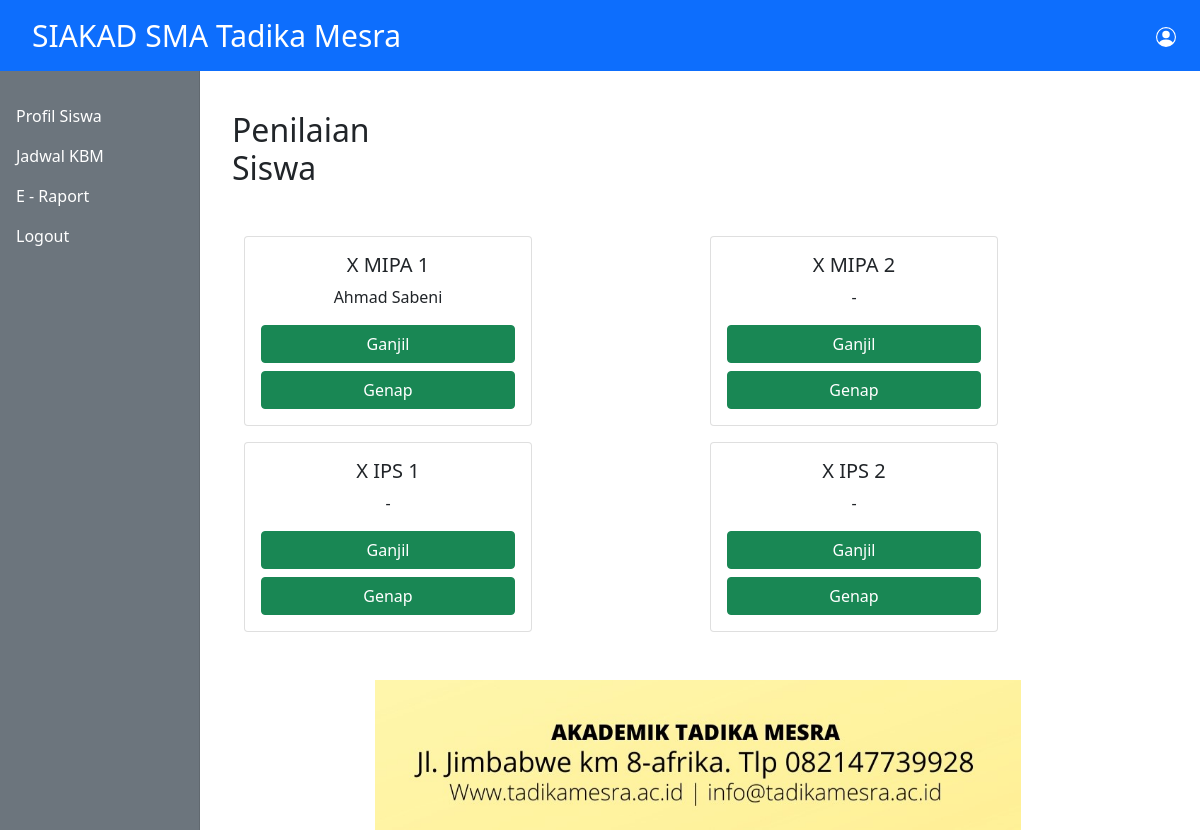
Screenshot of /guru/olah-nilai.php with the database file from the repository.
### tables this page shows
CREATE TABLE `data_kelas` (
  `id` int(11) NOT NULL,
  `kelas` varchar(50) NOT NULL,
  `walikelas` varchar(100) NOT NULL
);

### guru/olah-nilai.php (the view, shortened to what this page needs)
<?php
include_once '../database/koneksi.php';
include_once '../templates/header.php';
$sql = "SELECT * FROM data_kelas";
$exec = mysqli_query($koneksi,$sql);
?>
<div class="col-12">
       <div class="row">
            <div class="col-3" style="width:25%;">
                <strong>  <h2>Penilaian Siswa</h2>
                </strong>
				</div>
              </div>
              </div>
<br>
<div class="container">
 <div class="row">
 	<?php while($rows = mysqli_fetch_assoc($exec)):?>
      <div class="col-md mt-3">
        <div class="card" style="width: 18rem;">
          <div class="card-body" style="text-align:center;">
            <h5 class="card-title text-center" style="text-transform: uppercase;"><?= $rows["kelas"] ?></h5>
            <p class="card-text" style="text-transform: capitalize;"><?= $rows["walikelas"] ?></p>
            <div class="d-grid gap-2 col-6 mx-auto" style="width:100%;">
            <a href="nilai-siswa.php?kelas=<?= $rows["kelas"];?>&semester=ganjil" style="color: white; text-decoration:none;" class="btn btn-success">Ganjil</a>
             <a href="nilai-siswa.php?kelas=<?= $rows["kelas"];?>&semester=genap" style="color: white; text-decoration:none;" class="btn btn-success">Genap</a>
            </div>
          </div>
        </div>
      </div>
    <?php endwhile; ?>
</div>
</div>
<?php include_once '../templates/footer.php';?>

### rows the page displays
data_kelas: kelas "X MIPA 1", walikelas "Ahmad Sabeni"
data_kelas: kelas "X MIPA 2", walikelas "-"
data_kelas: kelas "X IPS 1", walikelas "-"
data_kelas: kelas "X IPS 2", walikelas "-"
